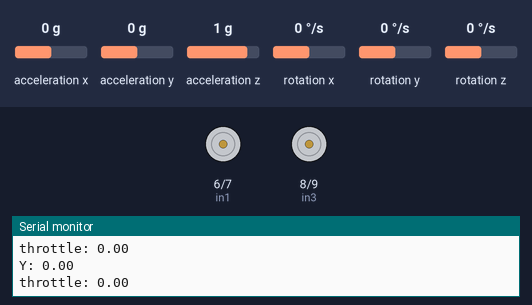
The sketch below on a simulated Arduino Uno, built with avr-gcc and run on an emulated ATmega328P. Parts: motor-driver pin pairs drawn as motors (green arrow = first pin HIGH = forward, orange = second pin HIGH = backward, longer = more drive, scaled by the enable pin), the last lines printed to the serial monitor. The inputs (shaded band) are chosen by the test bench; at power-on: acceleration x 0 g, acceleration y 0 g, acceleration z 1 g, rotation x 0 °/s, rotation y 0 °/s, rotation z 0 °/s.

Above: at 3.2 s.
3.3 s: acceleration x set to -1.4 g
At 4.5 s:
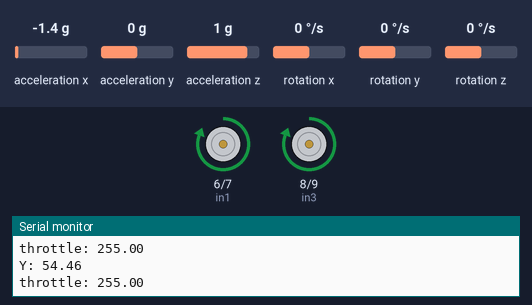
4.8 s: acceleration x set to -0.1 g
6.3 s: acceleration x set to 0.2 g
At 6.7 s:
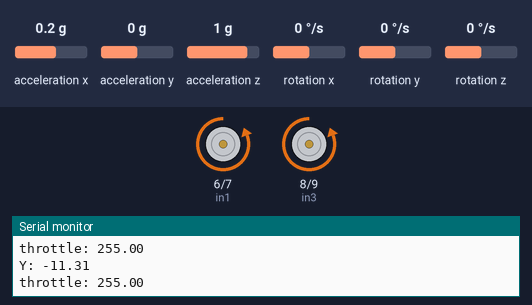
7.8 s: acceleration x set to -0.8 g
At 8.4 s:
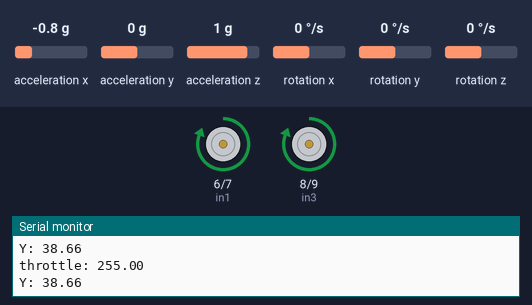
9.3 s: acceleration x set to 0.8 g
At 10.0 s:
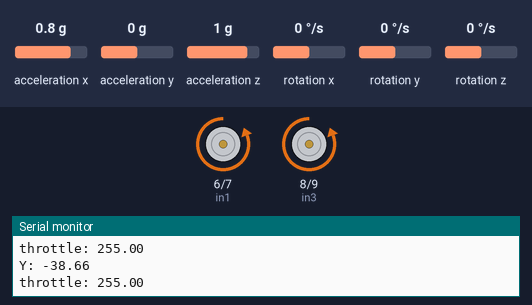
Timing chart, 0 to 11.8 s (numbered marks = the images above; inputs shaded):
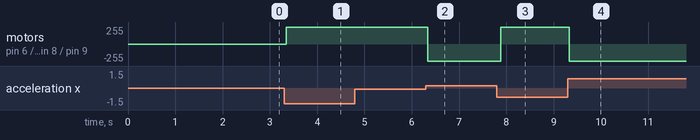

The sketch:

PID_Self_balancing_bot.ino
```cpp
#include "Wire.h"
 #include <MPU6050_light.h>

 MPU6050 mpu(Wire);
int enA = 5;
int in1 = 6;
int in2 = 7;
// Motor B connections
int enB = 10;
int in3 = 8;
int in4 = 9;
 float roll;
 float d, p, i, i_temp, error, prev_error=0, PID, throttle;
 float kp = 40;
 float kd = 9;
 float ki = 10;

 unsigned long timer = 0;
 void setup() {
  pinMode(enA, OUTPUT);
  pinMode(enB, OUTPUT);
  pinMode(in1, OUTPUT);
  pinMode(in2, OUTPUT);
  pinMode(in3, OUTPUT);
  pinMode(in4, OUTPUT);

  // Turn off motors - Initial state
  digitalWrite(in1, LOW);
  digitalWrite(in2, LOW);
  digitalWrite(in3, LOW);
  digitalWrite(in4, LOW);
   Serial.begin(9600);
   Wire.begin();
 byte status = mpu.begin();
   Serial.print(F("MPU6050 status: "));
   Serial.println(status);
   while (status != 0) { } // stop everything if could not connect to MPU6050
 Serial.println(F("Calculating offsets, do not move MPU6050"));
   delay(1000);
   mpu.calcOffsets(); // gyro and accelero
   Serial.println("Done!\n");

 }
 void loop() {
   mpu.update();
 if ((millis() - timer) > 10) { // print data every 10ms
     Serial.print("Y: ");
     roll = mpu.getAngleY();
     Serial.println(roll);
     error = roll;
     p = kp*error;
     d = kd*(error - prev_error);
     i_temp = i_temp + kp*error;
     if (i_temp>90) {
      i_temp = 90;
     }
     else if (i_temp<-90) {
      i_temp = -90;
     }
     i = ki * i_temp;
     PID = p+i+d;
     if (PID>90) {
      PID = 90;
     }
     else if (PID<-90) {
      PID = -90;
     }
     prev_error = error;
     timer = millis();
     if (PID>=0){
      throttle = map(PID, 0, 90,  0, 255);
      Serial.print("throttle: ");
      Serial.println(throttle);
      analogWrite(enA, throttle);
      analogWrite(enB, throttle);
      digitalWrite(in1, HIGH);
      digitalWrite(in2, LOW);
      digitalWrite(in3, HIGH);
      digitalWrite(in4, LOW);
     }
     else {
      throttle = map(PID, -90, 0, 255, 0);
      Serial.print("throttle: ");
      Serial.println(throttle);
      analogWrite(enA, throttle);
      analogWrite(enB, throttle);
      digitalWrite(in1, LOW);
      digitalWrite(in2, HIGH);
      digitalWrite(in3, LOW);
      digitalWrite(in4, HIGH);
     }

  }
  delay(100);

 }
```

Measured:
- the behaviour switches between 0 and 0.1 g on acceleration x (found by bisection; images 1 and 2)
- after the input at 3.3 s, motor on pin 6 (in1) / pin 7 (in2), motor on pin 8 (in3) / pin 9 (in4): stopped → forward 255/255 at once
- after the input at 6.3 s, motor on pin 6 (in1) / pin 7 (in2), motor on pin 8 (in3) / pin 9 (in4): forward 255/255 → backward 255/255 at once
- after the input at 7.8 s, motor on pin 6 (in1) / pin 7 (in2), motor on pin 8 (in3) / pin 9 (in4): backward 255/255 → forward 255/255 after 0.08 s
- after the input at 9.3 s, motor on pin 6 (in1) / pin 7 (in2), motor on pin 8 (in3) / pin 9 (in4): forward 255/255 → backward 255/255 at once
